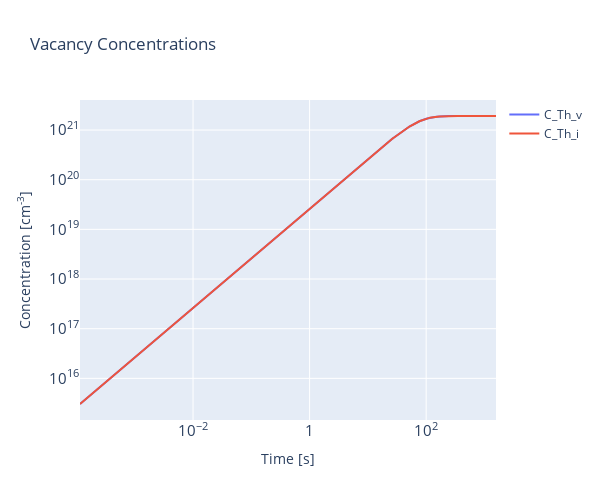
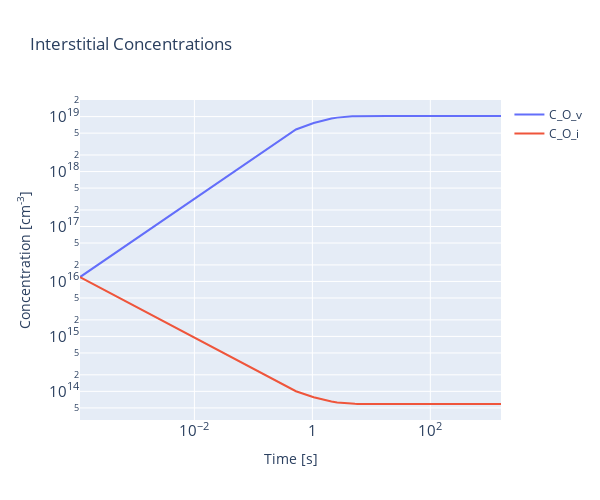
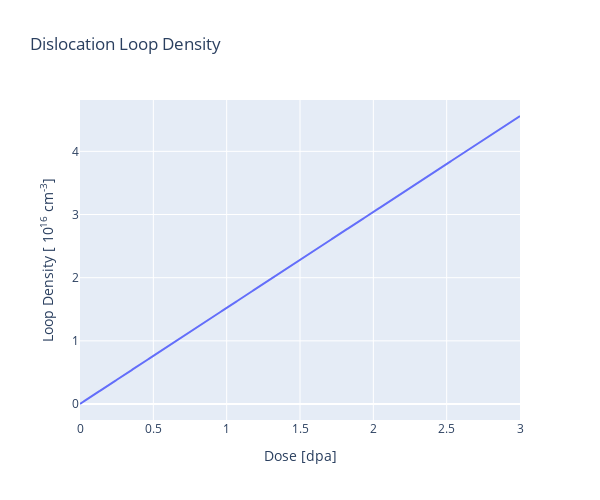
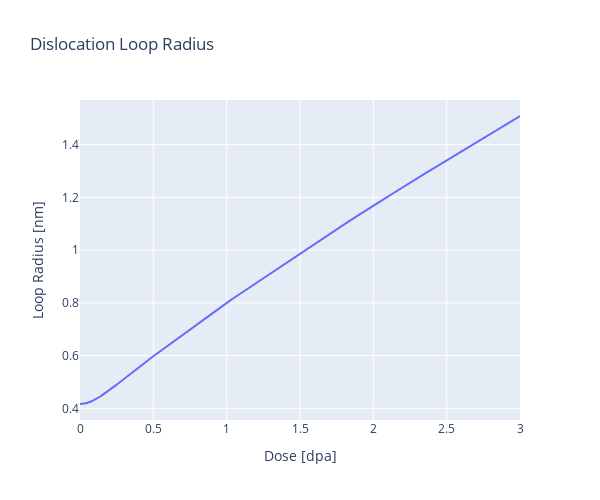

The cell these charts' notebook holds for them, in order:
### Code cell
solution = solve_ivp(ODE_system, method='BDF', t_span=t_span, y0=y0,
                     args=(ode_params,), t_eval=t_eval)

results = pd.DataFrame(solution.y.T,
                       columns=['C_Th_v','C_O_v','C_Th_i','C_O_i','N_L','R_L'])
results['time'] = solution.t


interactive_plots(results, G_0)

### Figure 1 — Plotly figure (JSON) as saved in the notebook; plotly's stock layout.template omitted (floating-point values rounded to 4 significant figures; data arrays with more than 128 entries replaced by an {"elided": "..."} marker saying what was removed)
{"data": [{"mode": "lines", "name": "C_Th_v", "type": "scatter", "x": {"elided": "3000 float values"}, "y": {"elided": "3000 float values"}}, {"mode": "lines", "name": "C_Th_i", "type": "scatter", "x": {"elided": "3000 float values"}, "y": {"elided": "3000 float values"}}], "layout": {"height": 500, "title": {"text": "Vacancy Concentrations"}, "width": 600, "xaxis": {"exponentformat": "power", "title": {"text": "Time [s]"}, "type": "log"}, "yaxis": {"exponentformat": "power", "title": {"text": "Concentration [cm<sup>-3</sup>]"}, "type": "log"}}}

### Figure 2 — Plotly figure (JSON) as saved in the notebook; plotly's stock layout.template omitted (floating-point values rounded to 4 significant figures; data arrays with more than 128 entries replaced by an {"elided": "..."} marker saying what was removed)
{"data": [{"mode": "lines", "name": "C_O_v", "type": "scatter", "x": {"elided": "3000 float values"}, "y": {"elided": "3000 float values"}}, {"mode": "lines", "name": "C_O_i", "type": "scatter", "x": {"elided": "3000 float values"}, "y": {"elided": "3000 float values"}}], "layout": {"height": 500, "title": {"text": "Interstitial Concentrations"}, "width": 600, "xaxis": {"exponentformat": "power", "title": {"text": "Time [s]"}, "type": "log"}, "yaxis": {"exponentformat": "power", "title": {"text": "Concentration [cm<sup>-3</sup>]"}, "type": "log"}}}

### Figure 3 — Plotly figure (JSON) as saved in the notebook; plotly's stock layout.template omitted (floating-point values rounded to 4 significant figures; data arrays with more than 128 entries replaced by an {"elided": "..."} marker saying what was removed)
{"data": [{"mode": "lines", "name": "N_L", "type": "scatter", "x": {"elided": "3000 float values"}, "y": {"elided": "3000 float values"}}], "layout": {"height": 500, "title": {"text": "Dislocation Loop Density"}, "width": 600, "xaxis": {"title": {"text": "Dose [dpa]"}}, "yaxis": {"title": {"text": "Loop Density [ 10<sup>16</sup> cm<sup>-3</sup>] "}}}}

### Figure 4 — Plotly figure (JSON) as saved in the notebook; plotly's stock layout.template omitted (floating-point values rounded to 4 significant figures; data arrays with more than 128 entries replaced by an {"elided": "..."} marker saying what was removed)
{"data": [{"mode": "lines", "name": "R_L", "type": "scatter", "x": {"elided": "3000 float values"}, "y": {"elided": "3000 float values"}}], "layout": {"height": 500, "title": {"text": "Dislocation Loop Radius"}, "width": 600, "xaxis": {"title": {"text": "Dose [dpa]"}}, "yaxis": {"title": {"text": "Loop Radius [nm]"}}}}
